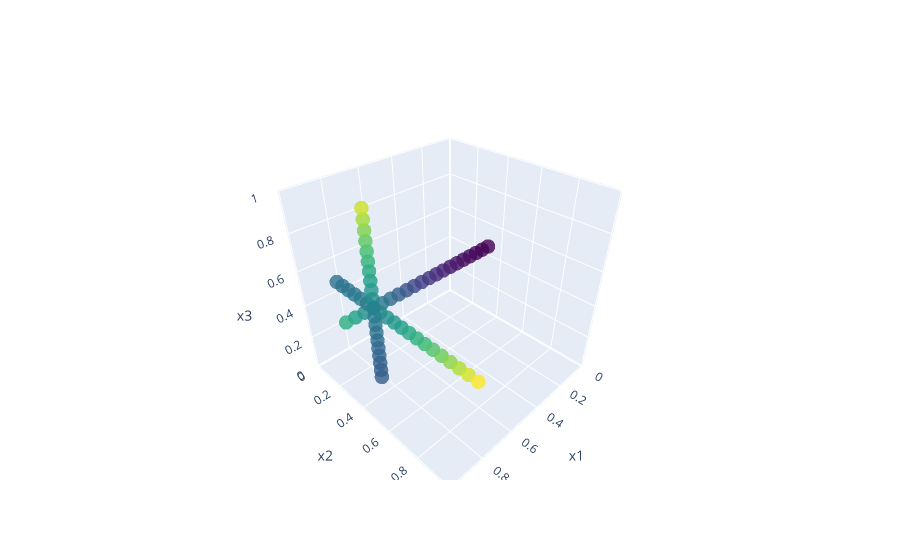

This figure's notebook cell:
### Code cell
#df = tn_to_df(G, O.Err)
#df = pd.concat([df['xyz'].apply(pd.Series)], axis=1)

# Get node attributes as a dictionary
node_attributes = nx.get_node_attributes(G, 'grid')
node_attributes = {k: v.grid for k, v in node_attributes.items() if v is not None}

# Convert dictionary to DataFrame
df = pd.DataFrame(list(node_attributes.items()), columns=['node', 'grid'])

# Create a new DataFrame with the exploded values and reset the index
df = df.explode('grid').reset_index()

df['f'] = df['grid'].apply(lambda x: O.Err(x))


# Remove the 'index' column
df = df.drop(columns='index')

# Convert the 'grid' column into separate columns
df[['x{}'.format(i+1) for i in range(len(df['grid'].iloc[0]))]] = df['grid'].apply(pd.Series)

# Drop the original 'grid' column
df.drop(columns='grid', inplace=True)

# Create a 3D scatter plot
fig = go.Figure(data=[go.Scatter3d(
    x=df['x1'],
    y=df['x2'],
    z=df['x3'],
    mode='markers',
    marker=dict(
        size=5,
        color=df['f'],  # Color by the 'f' column
        colorscale='Viridis',  # Choose a color scale
        opacity=0.8
    )
)])

# Add axis labels
fig.update_layout(scene=dict(xaxis_title='x1', yaxis_title='x2', zaxis_title='x3'))

# Show the plot
fig.show()
print(df)

### Figure 1 — Plotly figure (JSON) as saved in the notebook; plotly's stock layout.template omitted (floating-point values rounded to 4 significant figures)
{"data": [{"marker": {"color": [0.3319, 0.3369, 0.3469, 0.3619, 0.3819, 0.4069, 0.4369, 0.4719, 0.5119, 0.5569, 0.6069, 0.6619, 0.7219, 0.7869, 0.8569, 0.9319, 1.012, 1.097, 1.187, 1.282, 0.9069, 0.9119, 0.9219, 0.9369, 0.9569, 0.9819, 1.012, 1.047, 1.087, 1.132, 1.182, 1.237, 1.297, 1.362, 1.432, 1.507, 1.587, 1.672, 1.762, 1.857, 0.7869, 0.7919, 0.8019, 0.8169, 0.8369, 0.8619, 0.8919, 0.9269, 0.9669, 1.012, 1.062, 1.117, 1.177, 1.242, 1.312, 1.387, 1.467, 1.552, 1.642, 1.737, 1.012, 1.012], "colorscale": [[0, "#440154"], [0.1111, "#482878"], [0.2222, "#3e4989"], [0.3333, "#31688e"], [0.4444, "#26828e"], [0.5556, "#1f9e89"], [0.6667, "#35b779"], [0.7778, "#6ece58"], [0.8889, "#b5de2b"], [1, "#fde725"]], "opacity": 0.8, "size": 5}, "mode": "markers", "type": "scatter3d", "x": [0.025, 0.075, 0.125, 0.175, 0.225, 0.275, 0.325, 0.375, 0.425, 0.475, 0.525, 0.575, 0.625, 0.675, 0.725, 0.775, 0.825, 0.875, 0.925, 0.975, 0.825, 0.825, 0.825, 0.825, 0.825, 0.825, 0.825, 0.825, 0.825, 0.825, 0.825, 0.825, 0.825, 0.825, 0.825, 0.825, 0.825, 0.825, 0.825, 0.825, 0.825, 0.825, 0.825, 0.825, 0.825, 0.825, 0.825, 0.825, 0.825, 0.825, 0.825, 0.825, 0.825, 0.825, 0.825, 0.825, 0.825, 0.825, 0.825, 0.825, 0.825, 0.825], "y": [0.325, 0.325, 0.325, 0.325, 0.325, 0.325, 0.325, 0.325, 0.325, 0.325, 0.325, 0.325, 0.325, 0.325, 0.325, 0.325, 0.325, 0.325, 0.325, 0.325, 0.025, 0.075, 0.125, 0.175, 0.225, 0.275, 0.325, 0.375, 0.425, 0.475, 0.525, 0.575, 0.625, 0.675, 0.725, 0.775, 0.825, 0.875, 0.925, 0.975, 0.325, 0.325, 0.325, 0.325, 0.325, 0.325, 0.325, 0.325, 0.325, 0.325, 0.325, 0.325, 0.325, 0.325, 0.325, 0.325, 0.325, 0.325, 0.325, 0.325, 0.325, 0.325], "z": [0.475, 0.475, 0.475, 0.475, 0.475, 0.475, 0.475, 0.475, 0.475, 0.475, 0.475, 0.475, 0.475, 0.475, 0.475, 0.475, 0.475, 0.475, 0.475, 0.475, 0.475, 0.475, 0.475, 0.475, 0.475, 0.475, 0.475, 0.475, 0.475, 0.475, 0.475, 0.475, 0.475, 0.475, 0.475, 0.475, 0.475, 0.475, 0.475, 0.475, 0.025, 0.075, 0.125, 0.175, 0.225, 0.275, 0.325, 0.375, 0.425, 0.475, 0.525, 0.575, 0.625, 0.675, 0.725, 0.775, 0.825, 0.875, 0.925, 0.975, 0.475, 0.475]}], "layout": {"scene": {"xaxis": {"title": {"text": "x1"}}, "yaxis": {"title": {"text": "x2"}}, "zaxis": {"title": {"text": "x3"}}}}}
